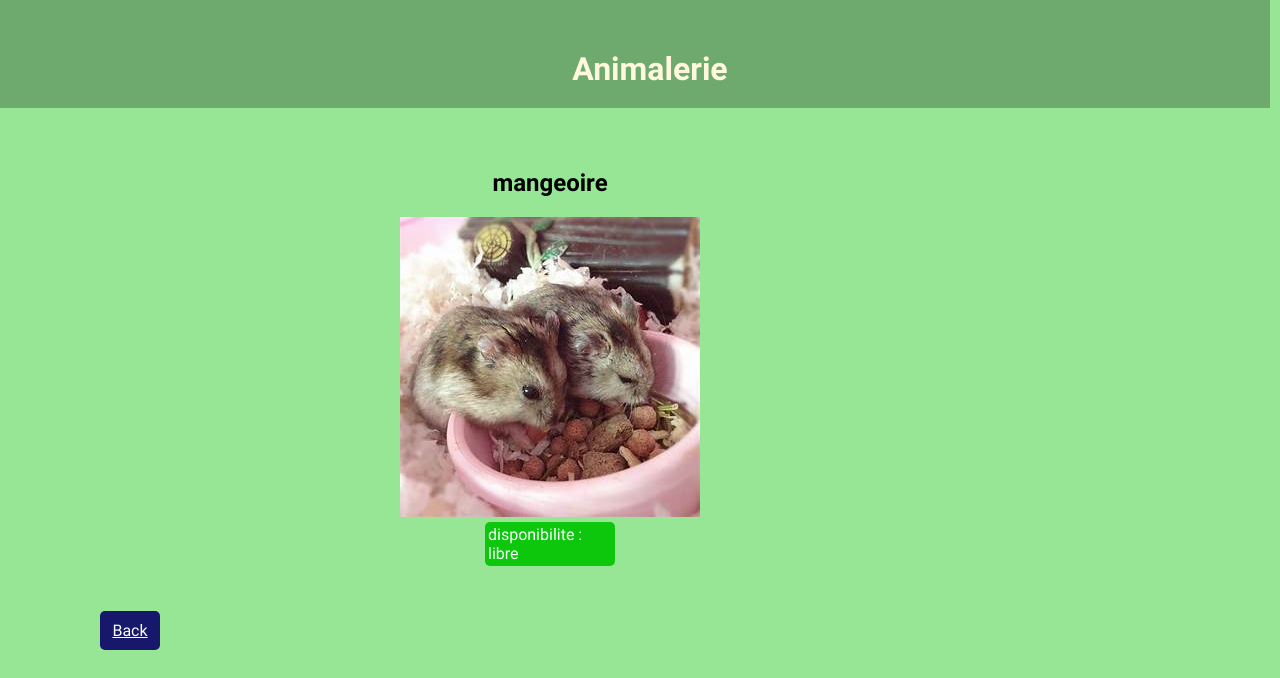
The app's page /equipement/mangeoire/, older data.
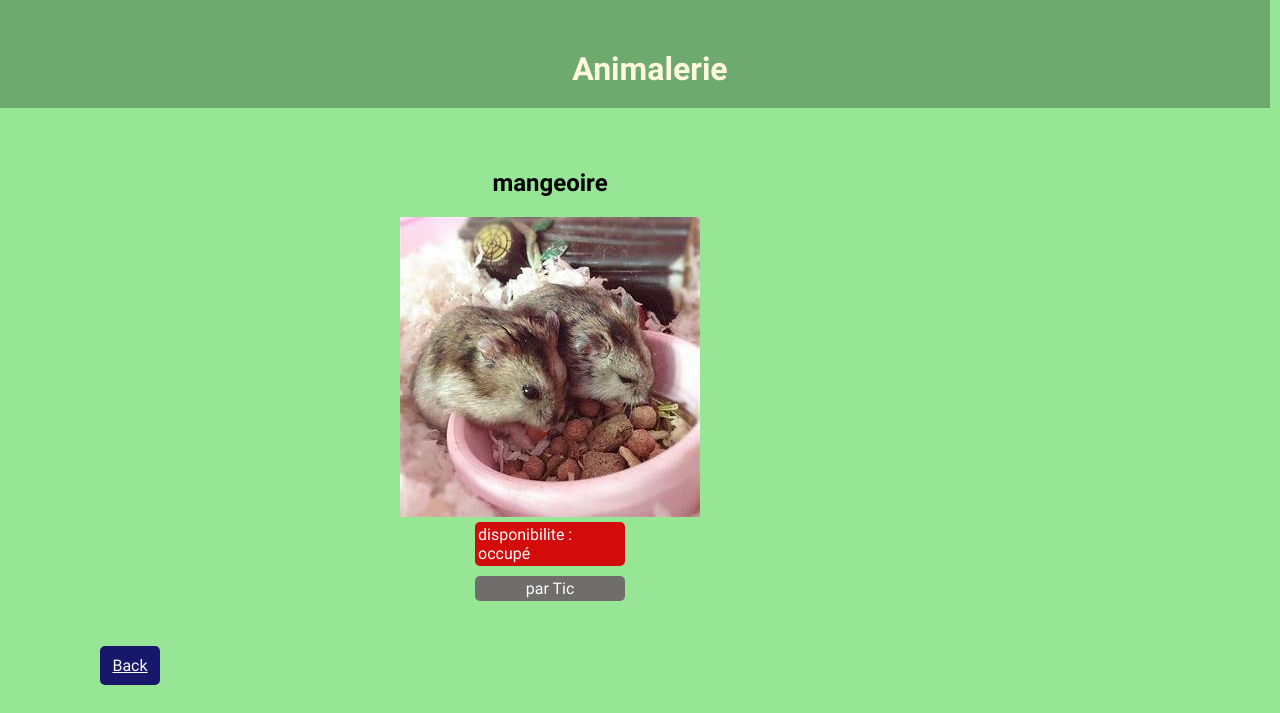
The same page, newer data.
### blog/models.py (models this page shows, shortened)
class Equipement(models.Model):
    id_equip = models.CharField(max_length=100, primary_key=True)
    disponibilite = models.CharField(max_length=20)
    photo = models.CharField(max_length=200)

class Animal(models.Model):
    id_animal = models.CharField(max_length=100, primary_key=True)
    etat = models.CharField(max_length=20)
    type = models.CharField(max_length=20)
    race = models.CharField(max_length=20)
    photo = models.CharField(max_length=200)
    lieu = models.ForeignKey(Equipement, on_delete=models.CASCADE)
    def __str__(self):
        return self.id_animal

### blog/views.py (the view)
# urls.py: path('equipement/<str:id_equip>/', views.equipement_detail, name='equipement_detail'),
def equipement_detail(request, id_equip):
    equipement = get_object_or_404(Equipement, id_equip=id_equip)
    animaux = Animal.objects.all()
    for animal in animaux:
        if animal.lieu == equipement:
            return render(request, 'blog/equipement_detail.html', {"equipement" : equipement, "animal": animal})
    return render(request, 'blog/equipement_detail.html', {"equipement" : equipement})

### blog/templates/blog/equipement_detail.html
{% extends 'blog/base.html' %}
{% load static %}
{% block content %}
<div class="animal">
    <h2 class='titre_animal'>{{ equipement.id_equip }}</h2>
    <div class="photo_detail">
        <img src="/{{equipement.photo}}" width="300" height="300">
    </div>
    {% if equipement.disponibilite == 'libre' %}
    <div class="Disponibilité_libre_bis"> disponibilite : {{ equipement.disponibilite}}</div>
    {% else %}
    <div class="Disponibilité_occupe_bis"> disponibilite : {{ equipement.disponibilite}}</div>
    <div class="occupant"> par {{ animal }} </div>
    {% endif %}
</div>
<div class='back_bis'><a href="{% url 'animal_list' %}">Back</a></div>
{% endblock %}

Row changes from the older to the newer data that the page shows:
changed Equipement "mangeoire": disponibilite "libre" → "occupé"
now on this page (row edited): Animal: id_animal "Tic"
Text that changed along with them:
text now shown: "par"
